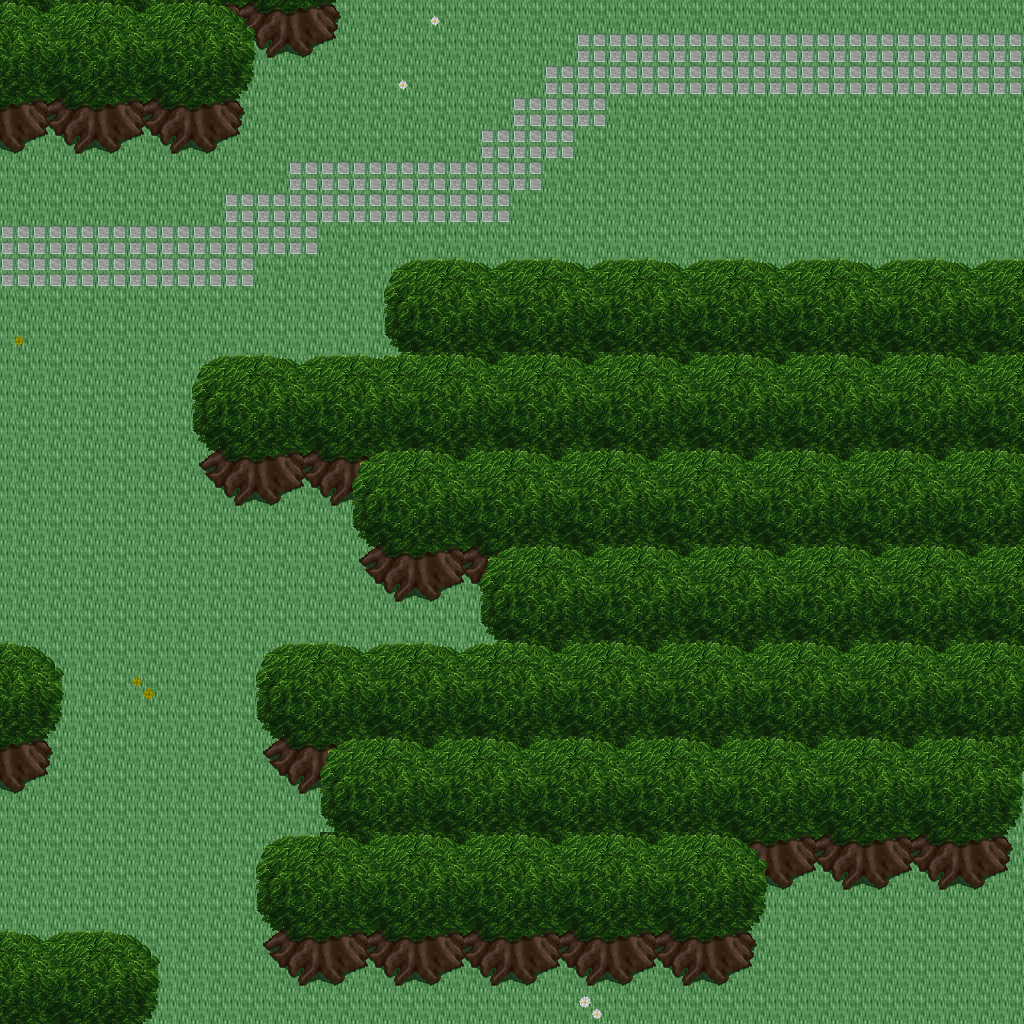

This is a level from a 2D game, rendered from its Tiled map with the project's own tilesets. A one-line summary and the map file follow, with tile-layer data summarised:
An orthogonal 32x32 tile map with 32x32 px tiles, 5 tile layers (Ground, Objects, Objects2, Above, ...), 1 hidden layer not drawn, 21 tilesets.

<map version="1.10" tiledversion="1.11.0" orientation="orthogonal" renderorder="right-down" width="32" height="32" tilewidth="32" tileheight="32" infinite="0" nextlayerid="11" nextobjectid="1">
 <tileset firstgid="1" name="ground_ground" tilewidth="32" tileheight="32" tilecount="33" columns="3">
  <image source="../drawable/ground_ground.png" width="96" height="352" />
 </tileset>
 <tileset firstgid="34" name="ground_water_pool" tilewidth="32" tileheight="32" tilecount="72" columns="3">
  <image source="../drawable/ground_water_pool.png" width="96" height="768" />
 </tileset>
 <tileset firstgid="106" name="ground_ridge_earth_dark" tilewidth="32" tileheight="32" tilecount="96" columns="12">
  <image source="../drawable/ground_ridge_earth_dark.png" width="384" height="256" />
 </tileset>
 <tileset firstgid="202" name="ground_grass_edges" tilewidth="32" tileheight="32" tilecount="36" columns="12">
  <image source="../drawable/ground_grass_edges.png" width="384" height="96" />
 </tileset>
 <tileset firstgid="238" name="ground_earth_edges" tilewidth="32" tileheight="32" tilecount="18" columns="6">
  <image source="../drawable/ground_earth_edges.png" width="192" height="96" />
 </tileset>
 <tileset firstgid="256" name="ground_grass_corners" tilewidth="32" tileheight="32" tilecount="24" columns="6">
  <image source="../drawable/ground_grass_corners.png" width="192" height="128" />
 </tileset>
 <tileset firstgid="280" name="plant_flower_daisy_blue" tilewidth="32" tileheight="32" tilecount="8" columns="2">
  <image source="../drawable/plant_flower_daisy_blue.png" width="64" height="128" />
 </tileset>
 <tileset firstgid="288" name="plant_flower_daisy_yellow" tilewidth="32" tileheight="32" tilecount="8" columns="2">
  <image source="../drawable/plant_flower_daisy_yellow.png" width="64" height="128" />
 </tileset>
 <tileset firstgid="296" name="plant_bush_bushes" tilewidth="32" tileheight="32" tilecount="10" columns="5">
  <image source="../drawable/plant_bush_bushes.png" width="160" height="64" />
 </tileset>
 <tileset firstgid="306" name="plant_flower_daisy_red" tilewidth="32" tileheight="32" tilecount="8" columns="2">
  <image source="../drawable/plant_flower_daisy_red.png" width="64" height="128" />
 </tileset>
 <tileset firstgid="314" name="plant_flower_daisy_white" tilewidth="32" tileheight="32" tilecount="8" columns="2">
  <image source="../drawable/plant_flower_daisy_white.png" width="64" height="128" />
 </tileset>
 <tileset firstgid="322" name="logic_collision" tilewidth="32" tileheight="32" tilecount="1" columns="1">
  <image source="../drawable/logic_collision.png" width="32" height="32" />
 </tileset>
 <tileset firstgid="323" name="plant_tree_tree_green" tilewidth="32" tileheight="32" tilecount="88" columns="8">
  <image source="../drawable/plant_tree_tree_green.png" width="256" height="352" />
 </tileset>
 <tileset firstgid="411" name="building_castle" tilewidth="32" tileheight="32" tilecount="320" columns="20">
  <image source="../drawable/building_castle.png" width="640" height="512" />
 </tileset>
 <tileset firstgid="731" name="object_tent" tilewidth="32" tileheight="32" tilecount="9" columns="3">
  <image source="../drawable/object_tent.png" width="96" height="96" />
 </tileset>
 <tileset firstgid="740" name="logic_item_sheepfood" tilewidth="32" tileheight="32" tilecount="1" columns="1">
  <image source="../drawable/logic_item_sheepfood.png" width="32" height="32" />
 </tileset>
 <tileset firstgid="741" name="logic_creature_fairy" tilewidth="32" tileheight="32" tilecount="4" columns="4">
  <image source="../drawable/logic_creature_fairy.png" width="128" height="32" />
 </tileset>
 <tileset firstgid="745" name="logic_item_resources" tilewidth="32" tileheight="32" tilecount="6" columns="6">
  <image source="../drawable/logic_item_resources.png" width="192" height="32" />
 </tileset>
 <tileset firstgid="751" name="logic_portal" tilewidth="32" tileheight="32" tilecount="24" columns="8">
  <image source="../drawable/logic_portal.png" width="256" height="96" />
 </tileset>
 <tileset firstgid="775" name="ground_green_paving" tilewidth="32" tileheight="32" tilecount="18" columns="3">
  <image source="../drawable/ground_green_paving.png" width="96" height="192" />
 </tileset>
 <tileset firstgid="793" name="logic_protection" tilewidth="32" tileheight="32" tilecount="2" columns="2">
  <image source="../drawable/logic_protection.png" width="64" height="32" />
 </tileset>
 <layer id="1" name="Ground" width="32" height="32">
  <data>[1024 cells, 1024 non-empty, 1 distinct tile ids]</data>
 </layer>
 <layer id="2" name="Objects" width="32" height="32">
  <data>[1024 cells, 181 non-empty, 15 distinct tile ids]</data>
 </layer>
 <layer id="3" name="Objects2" width="32" height="32">
  <data>[1024 cells, 0 non-empty, 0 distinct tile ids]</data>
 </layer>
 <layer id="4" name="Above" width="32" height="32">
  <data>[1024 cells, 483 non-empty, 20 distinct tile ids]</data>
 </layer>
 <layer id="5" name="Above2" width="32" height="32">
  <data>[1024 cells, 2 non-empty, 1 distinct tile ids]</data>
 </layer>
 <layer id="6" name="Walkable" width="32" height="32" visible="0">
  <data>[1024 cells, 470 non-empty, 1 distinct tile ids]</data>
 </layer>
 <objectgroup id="7" name="Mapevents" />
 <objectgroup id="8" name="Spawn" />
 <objectgroup id="9" name="Keys" />
 <objectgroup id="10" name="Replace" />
</map>
